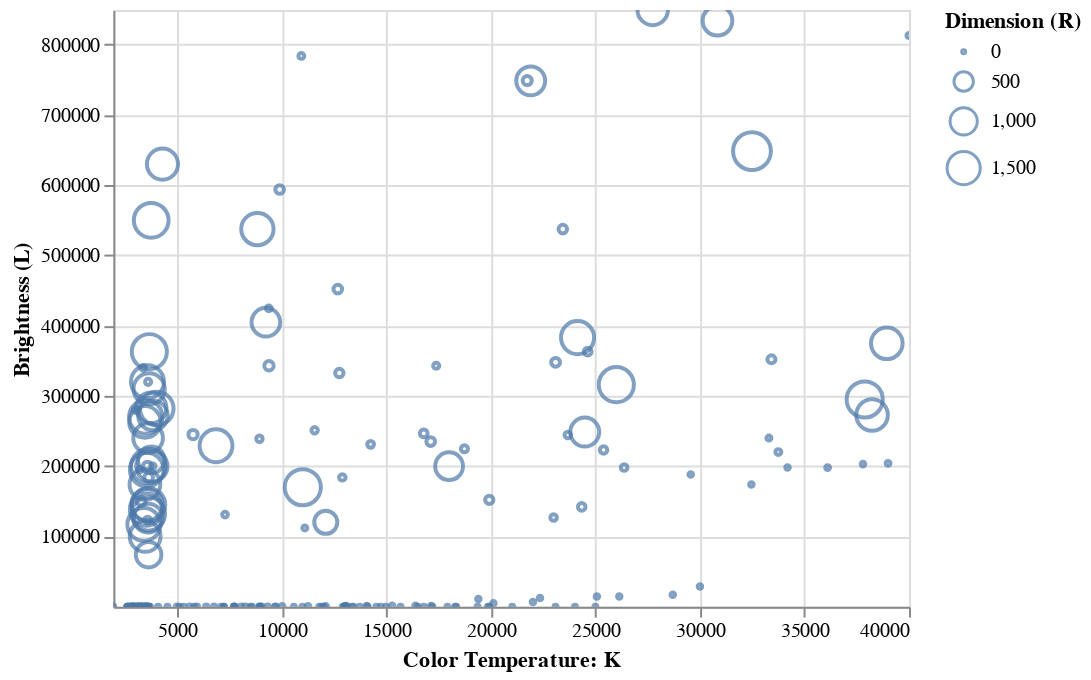

Notebook source saved alongside this figure:
### Markdown cell above
Analogamente al grafico precedente mostriamo la distribuzione delle stelle non più basandoci sulla classe spettrale ma sul colore dell'astro celeste. Come vediamo possiamo suddividere i colori in sette, ciascuno associato ad una classe spettrale:

- O: Blu
- B: Bianco-Blu
- A: Bianco
- F: Bianco-Giallo
- G: Giallo
- K: Arancione
- M: Rosso

Vi è dunque una stretta relazione tra colore e classe spettrale.

### Code cell
scales = alt.selection_interval(bind='scales')

alt.Chart(dataset).mark_point().encode( 
    
    x = alt.X('Temperature',
         scale = alt.Scale(domain = (min(dataset.Temperature), max(dataset.Temperature))),
         axis = alt.Axis(format='K', title='Color Temperature: K')
         ),
    
    y = alt.Y('L',
         scale = alt.Scale(domain = (min(dataset.L), max(dataset.L))),
         axis = alt.Axis(format='K', title='Brightness (L)')
         ),
    
    size = alt.Size('R', legend = alt.Legend(title = 'Dimension (R)'))
    
).add_selection(
    scales
)

### Figure 1 — Vega-Lite specification as saved in the notebook (floating-point values rounded to 4 significant figures; data arrays with more than 128 entries replaced by an {"elided": "..."} marker saying what was removed)
{"config": {"view": {"continuousWidth": 400, "continuousHeight": 300}}, "data": {"name": "data-a4804a9fdc6d1405c966d7f34c7e7fd0"}, "mark": "point", "encoding": {"size": {"type": "quantitative", "field": "R", "legend": {"title": "Dimension (R)"}}, "x": {"type": "quantitative", "axis": {"format": "K", "title": "Color Temperature: K"}, "field": "Temperature", "scale": {"domain": [1939, 40000]}}, "y": {"type": "quantitative", "axis": {"format": "K", "title": "Brightness (L)"}, "field": "L", "scale": {"domain": [8e-05, 849400.0]}}}, "selection": {"selector001": {"type": "interval", "bind": "scales"}}, "$schema": "https://vega.github.io/schema/vega-lite/v4.8.1.json", "datasets": {"data-a4804a9fdc6d1405c966d7f34c7e7fd0": {"elided": "240 records"}}}
